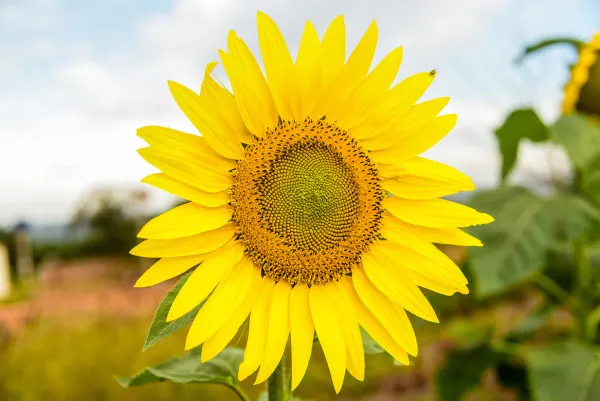
#> input picture edge-detection/girassol.jpg.webp, 600 x 401 px, found by its file name
$ jupyter execute edge_detection.ipynb   (older library calls are emulated)
#> lines starting #> are read from the running program, lines starting #| are printed output that depends on the picture
[cell 1]
# Introdução
# Este notebook implementa a detecção de bordas em imagens usando o filtro de Sobel

# Importando bibliotecas necessárias
import cv2
import numpy as np
import matplotlib.pyplot as plt

[cell 2]
# Carregar a imagem
image = cv2.imread('/workspaces/G-rg/edge-detection/girassol.jpg.webp', cv2.IMREAD_GRAYSCALE)
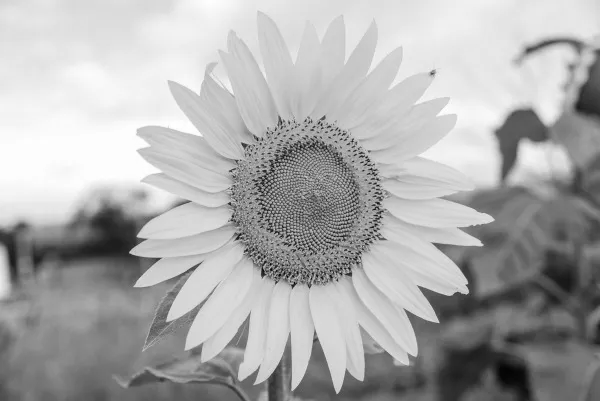
#> image: shape (401, 600); min 4, max 255, mean 172.2

# Verificar se a imagem foi carregada corretamente
if image is None:
    print("Erro ao carregar a imagem.")
else:
    # Exibir a imagem original
    plt.figure(figsize=(8, 8))
    plt.imshow(image, cmap='gray')
    plt.title('Imagem Original')
    plt.axis('off')
    plt.show()

[cell 3]
# Aplicar o filtro de Sobel para detectar bordas
sobel_x = cv2.Sobel(image, cv2.CV_64F, 1, 0, ksize=3)
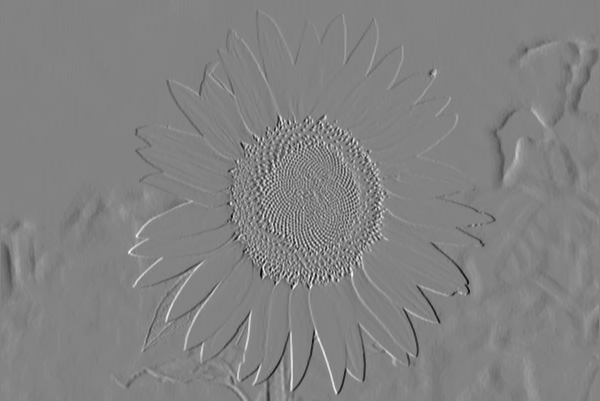
#> sobel_x: shape (401, 600) float64; min -595, max 565, mean -1.2; drawn with min black and max white
sobel_y = cv2.Sobel(image, cv2.CV_64F, 0, 1, ksize=3)
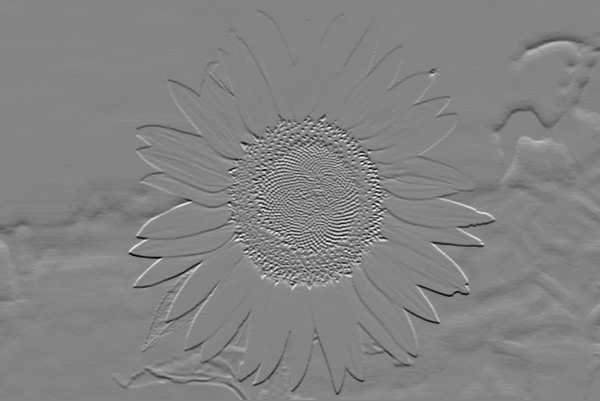
#> sobel_y: shape (401, 600) float64; min -579, max 538, mean -2.6; drawn with min black and max white

# Calcular a magnitude das bordas
sobel_magnitude = np.sqrt(sobel_x**2 + sobel_y**2)
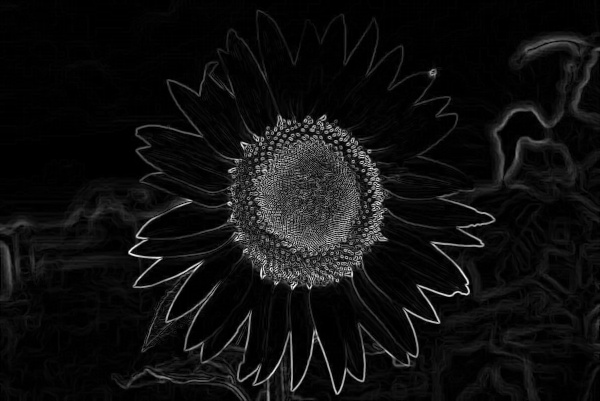
#> sobel_magnitude: shape (401, 600) float64; min 0, max 640, mean 39.7; drawn with min black and max white
sobel_magnitude = np.uint8(sobel_magnitude / np.max(sobel_magnitude) * 255)

# Exibir a imagem resultante
plt.figure(figsize=(8, 8))
plt.imshow(sobel_magnitude, cmap='gray')
plt.title('Detecção de Bordas com Sobel')
plt.axis('off')
plt.show()
